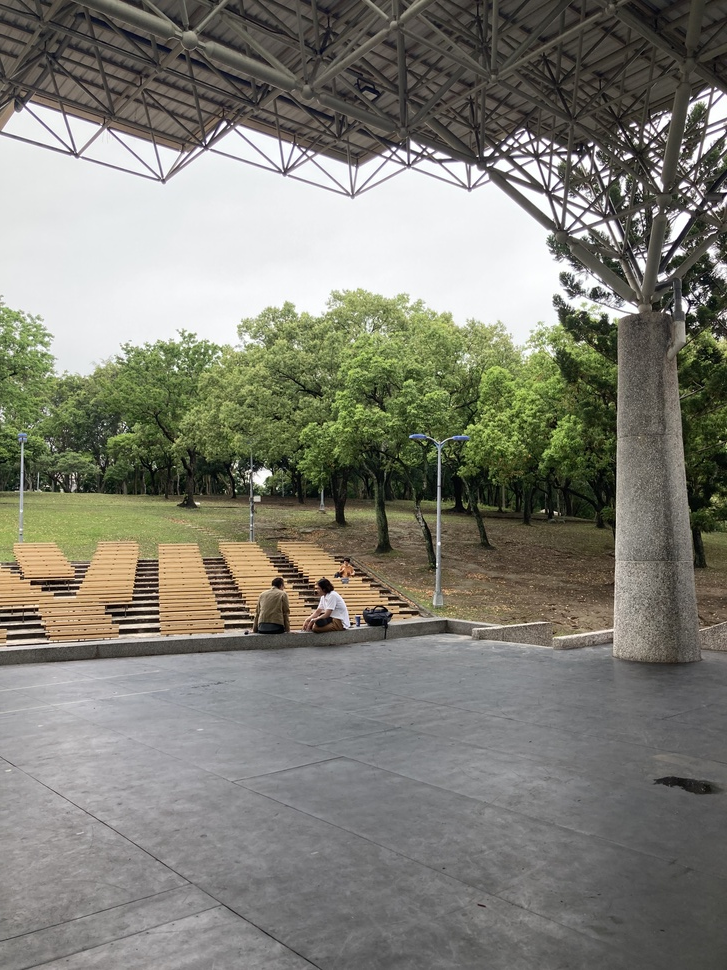
#> input picture data/DaAn/IMG_0489.jpg, 727 x 970 px, shrunk from 3024 x 4032 before the run
$ python -i FeatureDection.py   (imports and definitions only)   (older library calls are emulated)
#> lines starting #> are read from the running program, lines starting #| are printed output that depends on the picture; after the words box and inside, x2 and y2 are one past the last pixel; in counts of white or black regions, pixels touching at a corner belong together
#> further down, picture is the input picture: shape (970, 727, 3); mean B, G, R 116.2, 126.3, 126.9
import cv2
import numpy as np

# Harris Corner Detector
def harris_corner_detector(image, ksize=3, k=0.04, threshold=0.01):
    # Convert image to grayscale
#> called with ksize = 3, k = 0.04, threshold = 0.01
    gray_image = cv2.cvtColor(image, cv2.COLOR_BGR2GRAY)
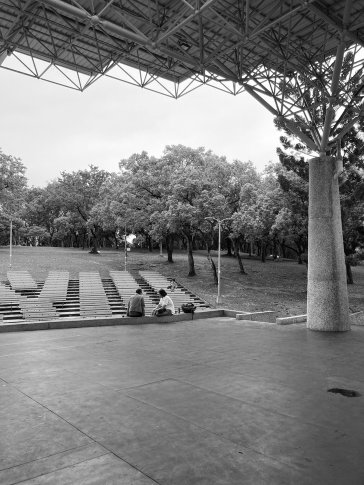
#> gray_image: shape (970, 727) (shown at 1/2 size); min 0, max 255, mean 125.3

    # Compute image gradients
    dx = cv2.Sobel(gray_image, cv2.CV_64F, 1, 0, ksize)
    dy = cv2.Sobel(gray_image, cv2.CV_64F, 0, 1, ksize)
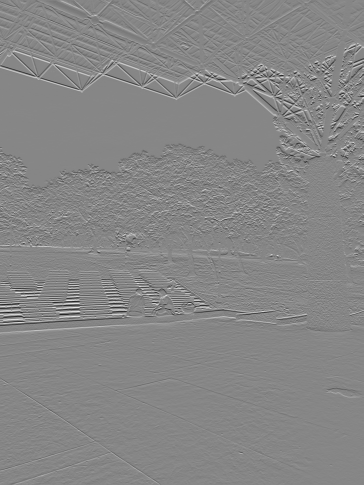
#> dy: shape (970, 727) float64 (shown at 1/2 size); min -962, max 862, mean 0.4; drawn with min black and max white

    # Compute the products of gradients at each pixel
    dx2 = dx ** 2
    dy2 = dy ** 2
    dxy = dx * dy
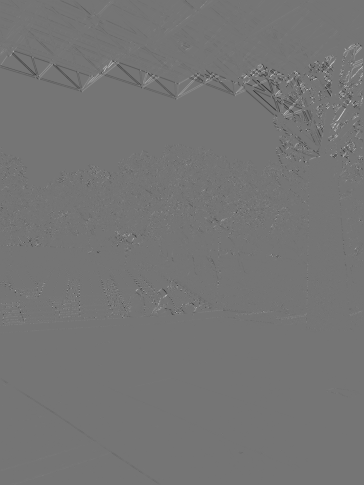
#> dxy: shape (970, 727) float64 (shown at 1/2 size); min -381591, max 448740, mean -239.4; drawn with min black and max white

    # Compute sums of products of gradients for each pixel
    S_dx2 = cv2.GaussianBlur(dx2, (5, 5), 0)
    S_dy2 = cv2.GaussianBlur(dy2, (5, 5), 0)
    S_dxy = cv2.GaussianBlur(dxy, (5, 5), 0)

    # Compute Harris Corner Detector response R
    det_M = (S_dx2 * S_dy2) - (S_dxy ** 2)
    trace_M = S_dx2 + S_dy2
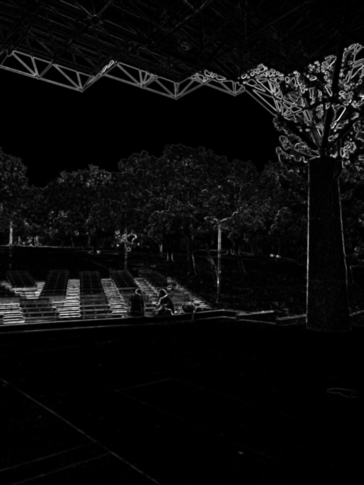
#> trace_M: shape (970, 727) float64 (shown at 1/2 size); min 0, max 445860, mean 19208; drawn with min black and max white
    R = det_M - (k * (trace_M ** 2))
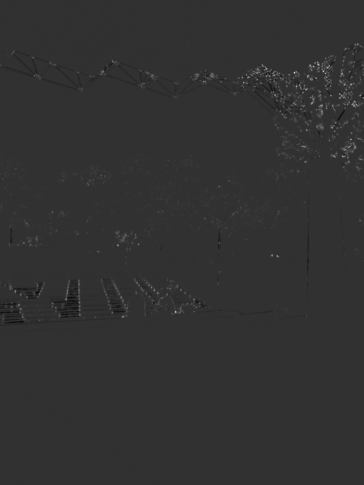
#> R: shape (970, 727) float64 (shown at 1/2 size); min -6.46e+09, max 2.71e+10, mean 69328060.2; drawn with min black and max white

    # Find the locations of the detected corners
    height, width, _ = image.shape
    corner = np.zeros_like(R, dtype = np.uint8)
    rMax = R.max() * threshold
#> rMax = 271340530.2

    # Reduce the corner to find corner locations, window = 5
    features = []
    for i in range(10, height - 10):
        for j in range(10, width - 10):
            if R[i, j] > rMax and R[i, j] == np.max(R[(i - 2):(i + 3), (j - 2):(j + 3)]):
                corner[i, j] = 255
                features.append([i, j])
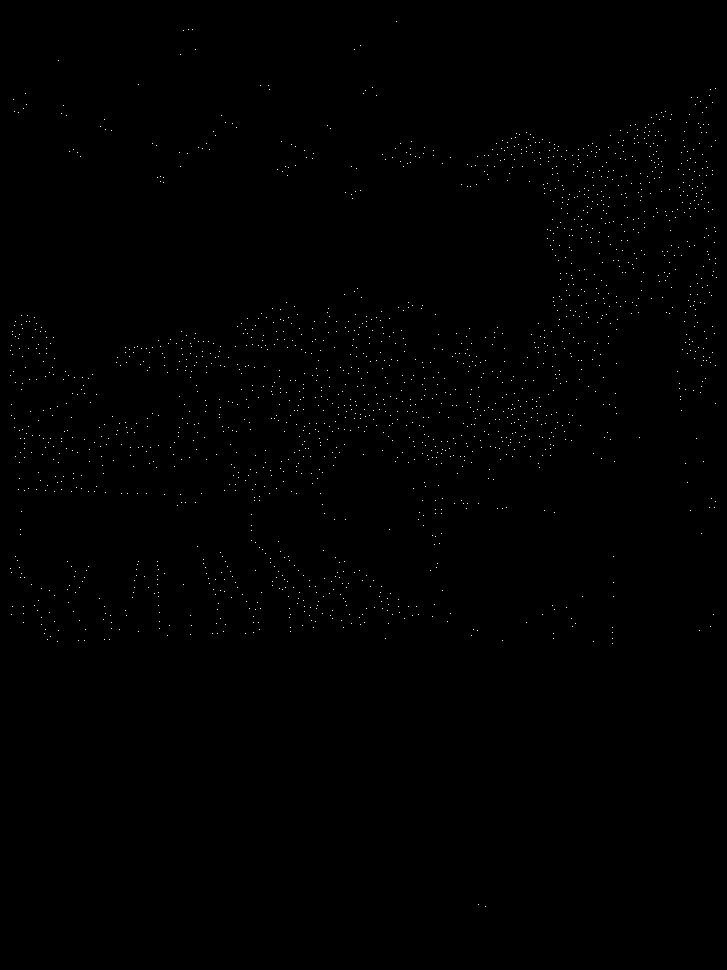
#> corner: shape (970, 727); 0.26% white in thin lines or dots, all inside (x1, y1, x2, y2) = (10, 21, 717, 907)

    return corner, R, dx, dy, dx2, dy2, features

>>> import cv2
>>> picture = cv2.imread('data/DaAn/IMG_0489.jpg')
>>> result = harris_corner_detector(picture)
#> result = 7 items
